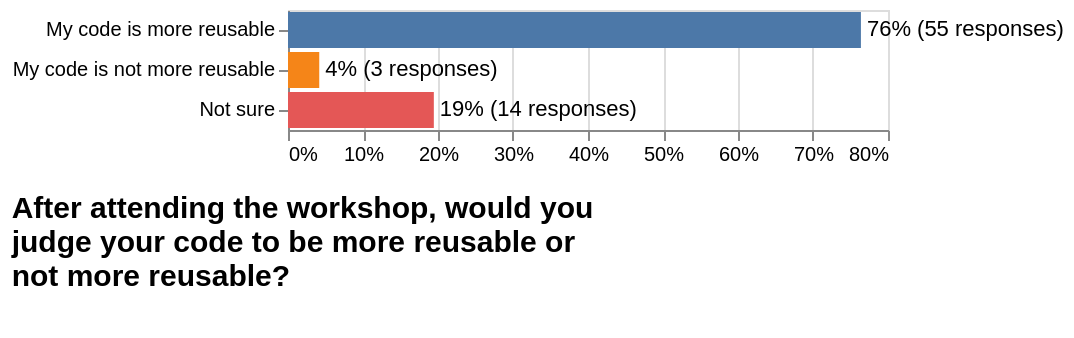

Notebook code for this chart:
### Code cell
question = "After attending the workshop, would you judge your code to be more reusable or not more reusable?"
order = ["My code is more reusable", "My code is not more reusable", "Not sure"]

plot(data, question, order, "reusable.png")

### Figure 1 — Vega-Lite specification as saved in the notebook (floating-point values rounded to 4 significant figures)
{"config": {"view": {"continuousWidth": 300, "continuousHeight": 300}, "title": {"anchor": "start", "fontSize": 15, "offset": 15, "orient": "bottom", "subtitleColor": "gray", "subtitleFontSize": 15}}, "layer": [{"mark": {"type": "bar"}, "encoding": {"color": {"field": "options", "legend": null, "type": "nominal"}, "x": {"axis": {"format": ".0%", "title": null}, "field": "percentage", "type": "quantitative"}, "y": {"axis": {"labels": true, "title": null}, "field": "options", "sort": ["My code is more reusable", "My code is not more reusable", "Not sure"], "type": "nominal"}}, "title": {"text": ["After attending the workshop, would you", "judge your code to be more reusable or", "not more reusable?"], "subtitle": []}}, {"mark": {"type": "text", "align": "left", "baseline": "middle", "dx": 3}, "encoding": {"text": {"field": "formatted", "type": "nominal"}, "x": {"field": "percentage", "type": "quantitative"}, "y": {"field": "options", "sort": ["My code is more reusable", "My code is not more reusable", "Not sure"], "type": "nominal"}}}], "data": {"name": "data-8b3d12765d9e77414bb0c7eac1ffb9fb"}, "$schema": "https://vega.github.io/schema/vega-lite/v5.20.1.json", "datasets": {"data-8b3d12765d9e77414bb0c7eac1ffb9fb": [{"options": "My code is more reusable", "counts": 55, "percentage": 0.7639, "formatted": "76% (55 responses)"}, {"options": "Not sure", "counts": 14, "percentage": 0.1944, "formatted": "19% (14 responses)"}, {"options": "My code is not more reusable", "counts": 3, "percentage": 0.04167, "formatted": "4% (3 responses)"}]}}
